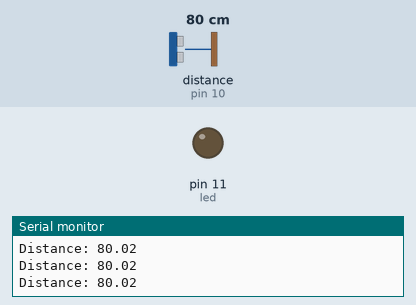
Bench run of a sketch on a simulated Arduino Uno, built with avr-gcc and run on an emulated ATmega328P. Parts: output pins drawn as LEDs (lit = HIGH), the last lines printed to the serial monitor. Wiring (inferred from the names in the program): ultrasonic range finder: trigger pin 9; echo pin 10. The inputs (shaded band) are chosen by the test bench; at power-on: distance to the obstacle (sensor on pin 10) 80 cm. The echo pulse lasts 58.3 µs per cm; pins used as bus, display or sensor lines are not drawn.

Above: at 1.2 s.
1.3 s: distance to the obstacle (sensor on pin 10) set to 11 cm
2.8 s: distance to the obstacle (sensor on pin 10) set to 8 cm
At 3.6 s:
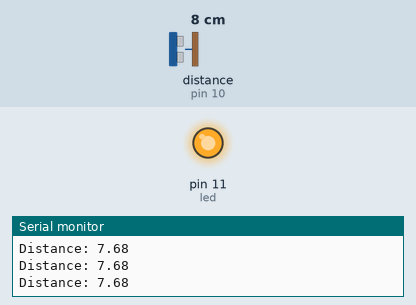
4.5 s: distance to the obstacle (sensor on pin 10) set to 18 cm
At 5.7 s:
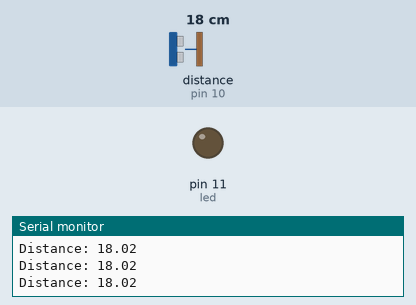
6.1 s: distance to the obstacle (sensor on pin 10) set to 2 cm
At 6.9 s:
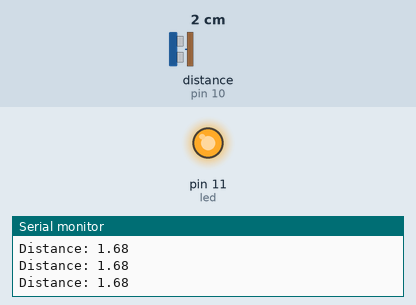
Timing chart, 0 to 8.7 s (numbered marks = the images above; inputs shaded):
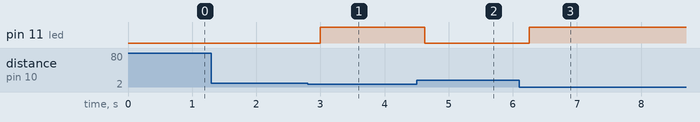

Measured:
- the behaviour switches between 10 and 9 cm on distance to the obstacle (sensor on pin 10) (found by bisection; images 0 and 1)
- after the input at 2.8 s, pin 11 (led): LOW → HIGH after 0.20 s
- after the input at 4.5 s, pin 11 (led): HIGH → LOW after 0.12 s
- after the input at 6.1 s, pin 11 (led): LOW → HIGH after 0.16 s

The sketch:

USS.ino
```cpp
/*
 * HC-SR04 example sketch
 *
 * https://create.arduino.cc/projecthub/Isaac100/getting-started-with-the-hc-sr04-ultrasonic-sensor-036380
 *
 * by Isaac100
 */

const int trigPin = 9;
const int echoPin = 10;
int led = 11;           // the PWM pin the LED is attached to
int brightness;    // how bright the LED is
float duration, distance;

void setup() {
  pinMode(led, OUTPUT);
  pinMode(trigPin, OUTPUT);
  pinMode(echoPin, INPUT);
  Serial.begin(9600);
}

void loop() {
  analogWrite(led, brightness);
  digitalWrite(trigPin, LOW);
  delayMicroseconds(2);
  digitalWrite(trigPin, HIGH);
  delayMicroseconds(10);
  digitalWrite(trigPin, LOW);

  duration = pulseIn(echoPin, HIGH);
  distance = (duration*.0343)/2;
  Serial.print("Distance: ");
  Serial.println(distance);
  delay(100);
  if (distance < 10) {
  brightness = 255;
  }
  else {
    brightness = 0;
  }
}
```
